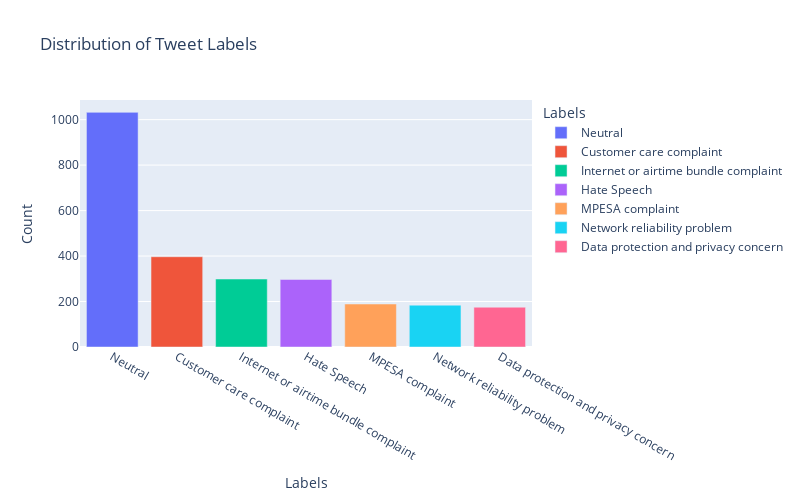

The cell this chart's notebook holds for it:
### Markdown cell above
Distribution of Tweet Labels(count vs labels)
This bar chart displays the count of tweets for each label category in the dataset. The interactive Plotly visualization allows you to hover over each bar to see the exact number of tweets, zoom in for detailed views across the chart.

### Code cell
fig = px.bar(
    saf_tweets['Labels'].value_counts().reset_index(),
    x='index',
    y='Labels',
    labels={'index': 'Labels', 'Labels': 'Count'},
    title='Distribution of Tweet Labels',
    color='index',
    width=800,    # width in pixels
    height=500    # height in pixels
)
fig.show()

### Figure 1 — Plotly figure (JSON) as saved in the notebook; plotly's stock layout.template omitted (floating-point values rounded to 4 significant figures)
{"data": [{"alignmentgroup": "True", "hovertemplate": "Labels=%{x}<br>Count=%{y}<extra></extra>", "legendgroup": "Neutral", "marker": {"color": "#636efa"}, "name": "Neutral", "offsetgroup": "Neutral", "orientation": "v", "showlegend": true, "textposition": "auto", "type": "bar", "x": ["Neutral"], "xaxis": "x", "y": [1032], "yaxis": "y"}, {"alignmentgroup": "True", "hovertemplate": "Labels=%{x}<br>Count=%{y}<extra></extra>", "legendgroup": "Customer care complaint", "marker": {"color": "#EF553B"}, "name": "Customer care complaint", "offsetgroup": "Customer care complaint", "orientation": "v", "showlegend": true, "textposition": "auto", "type": "bar", "x": ["Customer care complaint"], "xaxis": "x", "y": [397], "yaxis": "y"}, {"alignmentgroup": "True", "hovertemplate": "Labels=%{x}<br>Count=%{y}<extra></extra>", "legendgroup": "Internet or airtime bundle complaint", "marker": {"color": "#00cc96"}, "name": "Internet or airtime bundle complaint", "offsetgroup": "Internet or airtime bundle complaint", "orientation": "v", "showlegend": true, "textposition": "auto", "type": "bar", "x": ["Internet or airtime bundle complaint"], "xaxis": "x", "y": [299], "yaxis": "y"}, {"alignmentgroup": "True", "hovertemplate": "Labels=%{x}<br>Count=%{y}<extra></extra>", "legendgroup": "Hate Speech", "marker": {"color": "#ab63fa"}, "name": "Hate Speech", "offsetgroup": "Hate Speech", "orientation": "v", "showlegend": true, "textposition": "auto", "type": "bar", "x": ["Hate Speech"], "xaxis": "x", "y": [297], "yaxis": "y"}, {"alignmentgroup": "True", "hovertemplate": "Labels=%{x}<br>Count=%{y}<extra></extra>", "legendgroup": "MPESA complaint", "marker": {"color": "#FFA15A"}, "name": "MPESA complaint", "offsetgroup": "MPESA complaint", "orientation": "v", "showlegend": true, "textposition": "auto", "type": "bar", "x": ["MPESA complaint"], "xaxis": "x", "y": [189], "yaxis": "y"}, {"alignmentgroup": "True", "hovertemplate": "Labels=%{x}<br>Count=%{y}<extra></extra>", "legendgroup": "Network reliability problem", "marker": {"color": "#19d3f3"}, "name": "Network reliability problem", "offsetgroup": "Network reliability problem", "orientation": "v", "showlegend": true, "textposition": "auto", "type": "bar", "x": ["Network reliability problem"], "xaxis": "x", "y": [184], "yaxis": "y"}, {"alignmentgroup": "True", "hovertemplate": "Labels=%{x}<br>Count=%{y}<extra></extra>", "legendgroup": "Data protection and privacy concern", "marker": {"color": "#FF6692"}, "name": "Data protection and privacy concern", "offsetgroup": "Data protection and privacy concern", "orientation": "v", "showlegend": true, "textposition": "auto", "type": "bar", "x": ["Data protection and privacy concern"], "xaxis": "x", "y": [175], "yaxis": "y"}], "layout": {"barmode": "relative", "height": 500, "legend": {"title": {"text": "Labels"}, "tracegroupgap": 0}, "title": {"text": "Distribution of Tweet Labels"}, "width": 800, "xaxis": {"anchor": "y", "categoryarray": ["Neutral", "Customer care complaint", "Internet or airtime bundle complaint", "Hate Speech", "MPESA complaint", "Network reliability problem", "Data protection and privacy concern"], "categoryorder": "array", "domain": [0, 1], "title": {"text": "Labels"}}, "yaxis": {"anchor": "x", "domain": [0, 1], "title": {"text": "Count"}}}}
